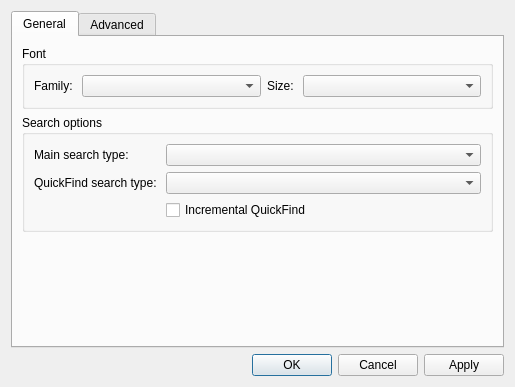
<?xml version="1.0" encoding="UTF-8"?>
<ui version="4.0">
 <class>OptionsDialog</class>
 <widget class="QDialog" name="OptionsDialog">
  <property name="geometry">
   <rect>
    <x>0</x>
    <y>0</y>
    <width>515</width>
    <height>387</height>
   </rect>
  </property>
  <property name="sizePolicy">
   <sizepolicy hsizetype="Fixed" vsizetype="Fixed">
    <horstretch>0</horstretch>
    <verstretch>0</verstretch>
   </sizepolicy>
  </property>
  <property name="windowTitle">
   <string>Options</string>
  </property>
  <layout class="QVBoxLayout" name="verticalLayout_2">
   <item>
    <widget class="QTabWidget" name="tabWidget">
     <property name="enabled">
      <bool>true</bool>
     </property>
     <property name="currentIndex">
      <number>0</number>
     </property>
     <widget class="QWidget" name="general_tab">
      <attribute name="title">
       <string>General</string>
      </attribute>
      <layout class="QVBoxLayout" name="verticalLayout_3">
       <item>
        <widget class="QGroupBox" name="fontBox">
         <property name="sizePolicy">
          <sizepolicy hsizetype="Expanding" vsizetype="Fixed">
           <horstretch>0</horstretch>
           <verstretch>0</verstretch>
          </sizepolicy>
         </property>
         <property name="title">
          <string>Font</string>
         </property>
         <layout class="QHBoxLayout" name="horizontalLayout_3">
          <item>
           <layout class="QHBoxLayout" name="horizontalLayout">
            <property name="sizeConstraint">
             <enum>QLayout::SetDefaultConstraint</enum>
            </property>
            <item>
             <widget class="QLabel" name="label">
              <property name="text">
               <string>Family: </string>
              </property>
             </widget>
            </item>
            <item>
             <widget class="QComboBox" name="fontFamilyBox">
              <property name="sizePolicy">
               <sizepolicy hsizetype="Expanding" vsizetype="Fixed">
                <horstretch>0</horstretch>
                <verstretch>0</verstretch>
               </sizepolicy>
              </property>
             </widget>
            </item>
            <item>
             <widget class="QLabel" name="label_2">
              <property name="text">
               <string>Size: </string>
              </property>
             </widget>
            </item>
            <item>
             <widget class="QComboBox" name="fontSizeBox">
              <property name="sizePolicy">
               <sizepolicy hsizetype="Expanding" vsizetype="Fixed">
                <horstretch>0</horstretch>
                <verstretch>0</verstretch>
               </sizepolicy>
              </property>
             </widget>
            </item>
           </layout>
          </item>
         </layout>
        </widget>
       </item>
       <item>
        <widget class="QGroupBox" name="searchBox">
         <property name="sizePolicy">
          <sizepolicy hsizetype="Expanding" vsizetype="Fixed">
           <horstretch>0</horstretch>
           <verstretch>0</verstretch>
          </sizepolicy>
         </property>
         <property name="title">
          <string>Search options</string>
         </property>
         <layout class="QVBoxLayout" name="verticalLayout_4">
          <item>
           <layout class="QGridLayout" name="gridLayout">
            <item row="0" column="0">
             <widget class="QLabel" name="label_3">
              <property name="text">
               <string>Main search type: </string>
              </property>
             </widget>
            </item>
            <item row="0" column="1">
             <widget class="QComboBox" name="mainSearchBox">
              <property name="sizePolicy">
               <sizepolicy hsizetype="Expanding" vsizetype="Fixed">
                <horstretch>0</horstretch>
                <verstretch>0</verstretch>
               </sizepolicy>
              </property>
             </widget>
            </item>
            <item row="1" column="0">
             <widget class="QLabel" name="label_4">
              <property name="text">
               <string>QuickFind search type: </string>
              </property>
             </widget>
            </item>
            <item row="1" column="1">
             <widget class="QComboBox" name="quickFindSearchBox">
              <property name="sizePolicy">
               <sizepolicy hsizetype="Expanding" vsizetype="Fixed">
                <horstretch>0</horstretch>
                <verstretch>0</verstretch>
               </sizepolicy>
              </property>
             </widget>
            </item>
            <item row="4" column="1">
             <widget class="QCheckBox" name="incrementalCheckBox">
              <property name="layoutDirection">
               <enum>Qt::LeftToRight</enum>
              </property>
              <property name="text">
               <string>Incremental QuickFind</string>
              </property>
             </widget>
            </item>
           </layout>
          </item>
         </layout>
        </widget>
       </item>
       <item>
        <spacer name="verticalSpacer">
         <property name="orientation">
          <enum>Qt::Vertical</enum>
         </property>
         <property name="sizeHint" stdset="0">
          <size>
           <width>20</width>
           <height>0</height>
          </size>
         </property>
        </spacer>
       </item>
      </layout>
     </widget>
     <widget class="QWidget" name="advanced_tab">
      <property name="enabled">
       <bool>true</bool>
      </property>
      <attribute name="title">
       <string>Advanced</string>
      </attribute>
      <layout class="QVBoxLayout" name="verticalLayout_5">
       <item>
        <widget class="QGroupBox" name="pollBox">
         <property name="title">
          <string>File polling</string>
         </property>
         <layout class="QVBoxLayout" name="verticalLayout">
          <item>
           <widget class="QCheckBox" name="pollingCheckBox">
            <property name="text">
             <string>Enable Polling</string>
            </property>
           </widget>
          </item>
          <item>
           <layout class="QHBoxLayout" name="horizontalLayout_2">
            <item>
             <widget class="QLabel" name="label_5">
              <property name="text">
               <string>Time Interval (ms):</string>
              </property>
             </widget>
            </item>
            <item>
             <widget class="QLineEdit" name="pollIntervalLineEdit">
              <property name="maximumSize">
               <size>
                <width>16777215</width>
                <height>16777215</height>
               </size>
              </property>
              <property name="inputMethodHints">
               <set>Qt::ImhDigitsOnly</set>
              </property>
             </widget>
            </item>
           </layout>
          </item>
          <item>
           <widget class="QLabel" name="label_7">
            <property name="text">
             <string>Files will be polled at the interval specified here.</string>
            </property>
            <property name="textFormat">
             <enum>Qt::AutoText</enum>
            </property>
            <property name="wordWrap">
             <bool>true</bool>
            </property>
           </widget>
          </item>
          <item>
           <spacer name="verticalSpacer_2">
            <property name="orientation">
             <enum>Qt::Vertical</enum>
            </property>
            <property name="sizeHint" stdset="0">
             <size>
              <width>20</width>
              <height>40</height>
             </size>
            </property>
           </spacer>
          </item>
         </layout>
        </widget>
       </item>
      </layout>
     </widget>
    </widget>
   </item>
   <item>
    <widget class="QDialogButtonBox" name="buttonBox">
     <property name="orientation">
      <enum>Qt::Horizontal</enum>
     </property>
     <property name="standardButtons">
      <set>QDialogButtonBox::Apply|QDialogButtonBox::Cancel|QDialogButtonBox::Ok</set>
     </property>
    </widget>
   </item>
  </layout>
 </widget>
 <resources/>
 <connections/>
 <designerdata>
  <property name="gridDeltaX">
   <number>10</number>
  </property>
  <property name="gridDeltaY">
   <number>10</number>
  </property>
  <property name="gridSnapX">
   <bool>true</bool>
  </property>
  <property name="gridSnapY">
   <bool>true</bool>
  </property>
  <property name="gridVisible">
   <bool>true</bool>
  </property>
 </designerdata>
</ui>
